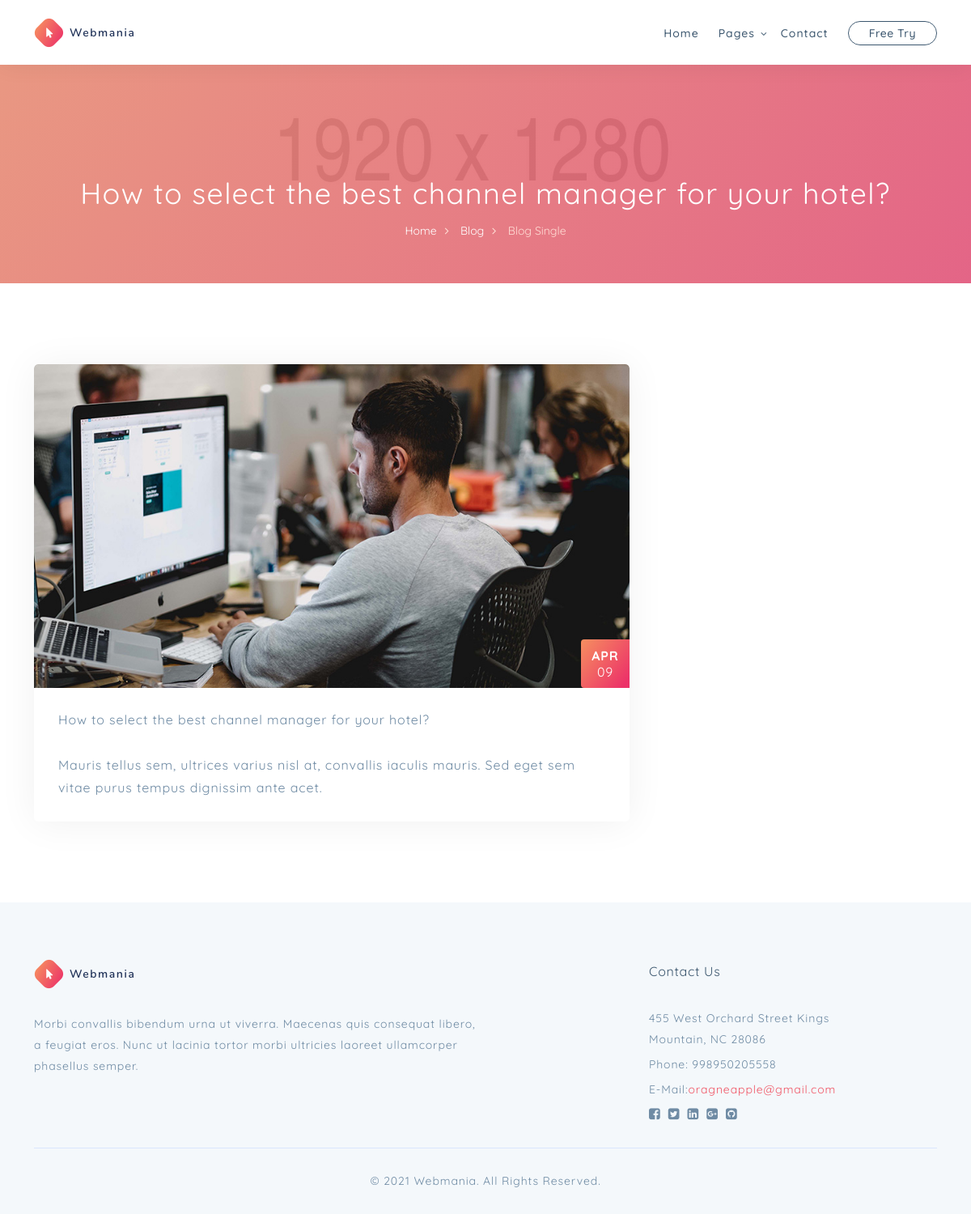
Screenshot of /blog-single/1/ with the database file from the repository.
### main/models.py (models this page shows)
class Info(models.Model):
    logo = models.ImageField()
    adres = models.CharField(max_length=255)
    phone = models.IntegerField()
    email = models.EmailField()
    desc = models.TextField()

class Blog(models.Model):
    name = models.CharField(max_length=255)
    img = models.ImageField()
    mini_text = models.CharField(max_length=255)
    text = models.TextField()

### main/views.py (the view)
# urls.py: path('blog-single/<int:pk>/', blog_sing, name='blog_sing' ),
def blog_sing(request, pk ):
    context = {
        'blog' : Blog.objects.get(id=pk),
        "info" : Info.objects.last(),
    }
    return render(request, 'blog-single.html', context)

### templates/blog-single.html (shortened to what this page needs)
{% load static %}
<!DOCTYPE html>
<html lang="en">
<head>
	<link href="{% static 'assets/css/bootstrap.min.css' %}" rel="stylesheet" type="text/css">
	<link href="{% static 'assets/css/font-awesome.min.css' %}" rel="stylesheet" type="text/css">
	<link href="{% static 'assets/css/magnific-popup.css' %}" rel="stylesheet" type="text/css">
	<link href="{% static 'assets/css/orange.css' %}" rel="stylesheet" type="text/css">
</head>
<body>
	<header class="header-area header-white">
		<div class="container">
			<div class="row">
				<div class="col-12">
					<nav class="main-nav">
						<a href="{% url 'home' %}" class="logo">
							<img src="{{info.logo.url}}" alt="Webmania"/>
						</a>
						<ul class="nav">
							<li><a href="{% url 'home'%}">Home</a></li>
							<li class="submenu">
								<a href="javascript:;">Pages</a>
							</li>
							<li><a href="{% url 'contact' %}">Contact</a></li>
							<li><a href="#" class="btn-nav-line"><span>Free Try</span></a></li>
						</ul>
					</nav>
				</div>
			</div>
		</div>
	</header>
	<section class="page">
		<div class="cover" data-image="assets/images/photos/parallax-counter.jpg">
			<div class="page-top">
				<div class="container">
					<div class="row">
						<div class="col-lg-12">
							<h1>{{blog.name}}</h1>
						</div>
						<div class="col-lg-12">
							<ol class="breadcrumb">
								<li><a href="{% url 'home' %}">Home</a></li>
								<li><a href="{% url 'blog'%}">Blog</a></li>
								<li class="active">Blog Single</li>
							</ol>
						</div>
					</div>
				</div>
			</div>
		</div>
		<div class="page-bottom">
			<div class="container">
				<div class="row">
					<div class="col-lg-8 col-md-12 col-sm-12">
						<div class="blog-list">
							<div class="row">
								<div class="col-lg-12">
									<div class="blog-post-thumb big">
										<div class="img">
											<img src="{{ blog.img.url }}" alt="">
											<div class="date">
												<strong>APR</strong>
												<span>09</span>
											</div>
										</div>
										<div class="text post-detail">
											<p>{{blog.name}}</p>
											<p>{{blog.text}}</p>
										</div>
									</div>
								</div>
				</div>
			</div>
		</div>
	</section>
	<footer>
		<div class="container">
			<div class="row">
				<div class="col-lg-6 col-md-12 col-sm-12">
					<img src="{{info.logo.url}}" class="logo" alt="">
					<div class="text">{{info.desc}}</div>
				</div>
				<div class="col-lg-2"></div>
				<div class="col-lg-3 col-md-4 col-sm-12">
					<h5>Contact Us</h5>
					<div class="address">
						<p>{{info.adres}}</p>
						<p>Phone: {{info.phone}}</p>
						<p><span>E-Mail:</span><a href="#">{{info.email}}</a></p>
						<ul class="social">
							<li><a href="#"><i class="fa fa-facebook-square"></i></a></li>
							<li><a href="#"><i class="fa fa-twitter-square"></i></a></li>
							<li><a href="#"><i class="fa fa-linkedin-square"></i></a></li>
							<li><a href="#"><i class="fa fa-google-plus-square"></i></a></li>
							<li><a href="#"><i class="fa fa-github-square"></i></a></li>
						</ul>
					</div>
				</div>
			</div>
			<div class="row">
				<div class="col-lg-12">
					<p class="copyright">© 2021 Webmania. All Rights Reserved.</p>
				</div>
			</div>
		</div>
	</footer>
</body>
</html>

### rows the page displays
Info: logo (picture), desc "Morbi convallis bibendum urna ut viverra. Maecenas quis consequat libero, a feugiat eros. Nunc ut lacinia tortor morbi ultricies laoreet ullamcorper phasellus semper.", adres "455 West Orchard Street Kings Mountain, NC 28086", phone "998950205558", email "oragneapple@gmail.com"
Blog: name "How to select the best channel manager for your hotel?", img (picture), text "Mauris tellus sem, ultrices varius nisl at, convallis iaculis mauris. Sed eget sem vitae purus tempus dignissim ante acet."
